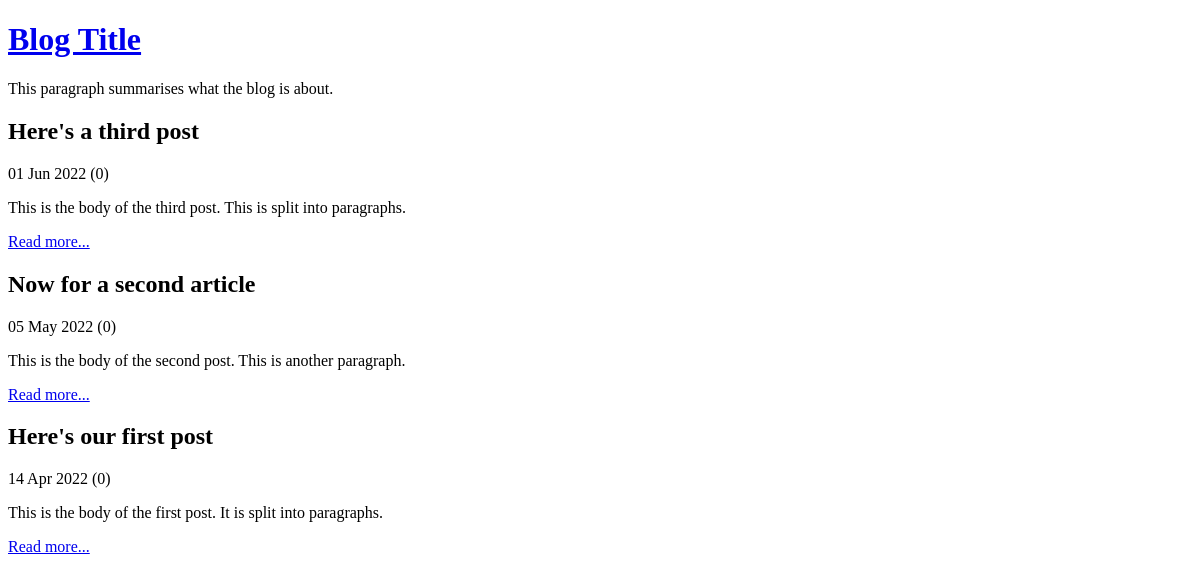
Before: / with the older database file.
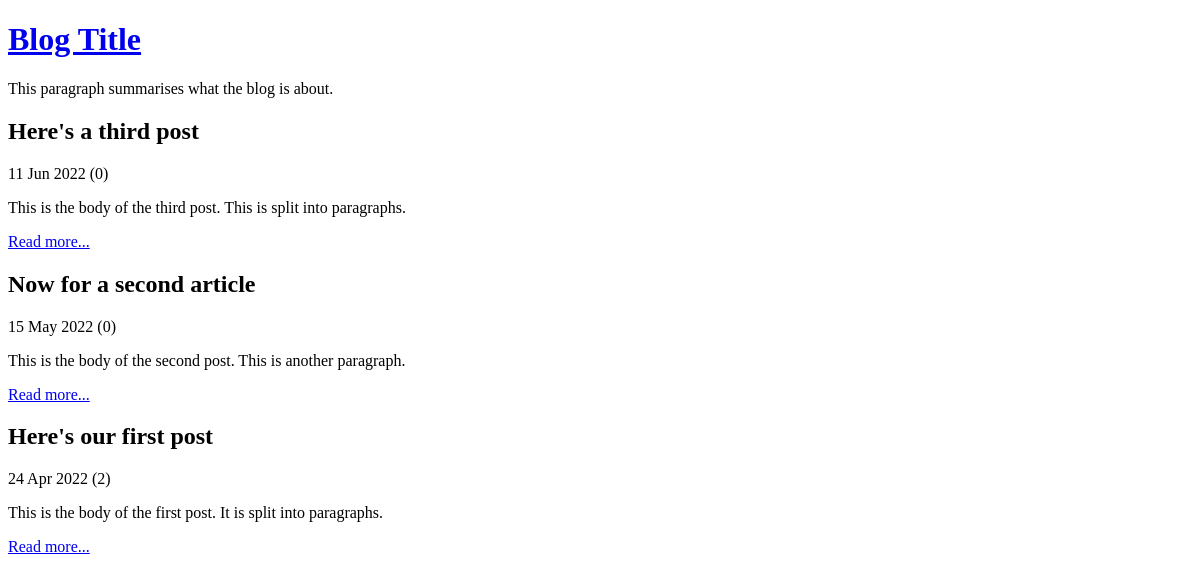
After: the same page with the newer database file.
### tables this page shows
CREATE TABLE post (
    id INTEGER PRIMARY KEY AUTOINCREMENT NOT NULL,
    title VARCHAR NOT NULL,
    body VARCHAR NOT NULL,
    user_id INTEGER NOT NULL,
    created_at VARCHAR NOT NULL,
    updated_at VARCHAR
);

### lib/common.php (called while the page is built, shortened)
<?php
function getRootPath()
{
	return realpath(__DIR__ . '/..');
}
function getDatabasePath()
{
	return getRootPath() . '/data/data.sqlite';
}
function getDsn()
{
	return 'sqlite:' . getDatabasePath();
}
function getPDO()
{
	return new PDO(getDsn());
}
function htmlEscape($html)
{
	return htmlspecialchars($html,ENT_HTML5, 'UTF-8');
}
function convertSqlDate($sqlDate)
{
    $date = DateTime::createFromFormat('Y-m-d', $sqlDate);
    return $date->format('d M Y');
}
function countCommentsForPost($postId)
{
    $pdo = getPDO();
    $sql = "
        SELECT
            COUNT(*) c
        FROM
            comment
        WHERE
            post_id = :post_id
    ";
    $stmt = $pdo->prepare($sql);
    $stmt->execute(
        array('post_id' => $postId, )
    );
    return (int) $stmt->fetchColumn();
}

### index.php (the view, shortened to what this page needs)
<?php
require_once 'lib/common.php';
$pdo = getPDO();
$stmt = $pdo->query(
	'SELECT
	id, title, created_at, body
	FROM
	post
	ORDER BY
	created_at DESC'
);
?>
<!DOCTYPE html>
<html>
    <head>
    </head>
    <body>
	<?php require 'templates/title.php'?>
	<?php while ($row = $stmt->fetch(PDO::FETCH_ASSOC)): ?>
	    <h2>
		<?php echo htmlEscape($row['title']) ?>
	    </h2>
	    <div>
		<?php echo convertSqlDate($row['created_at'])?>
		(<?php echo countCommentsForPost($row['id']) ?>)
	    </div>
	    <p>
		<?php echo htmlEscape($row['body']) ?>
	    </p>
	    <p>
	    <a href="view-post.php?post_id=<?php echo $row['id'] ?>" >
		Read more...
	</a>
	    </p>
	<?php endwhile ?>
    </body>
</html>

### templates/title.php
<a href="index.php">
	<h1> Blog Title </h1>
</a>
<p>This paragraph summarises what the blog is about.</p>

Changed rows visible on the page:
changed post "Here's a third post": created_at "01 Jun 2022" → "11 Jun 2022"
changed post "Now for a second article": created_at "05 May 2022" → "15 May 2022"
changed post "Here's our first post": created_at "14 Apr 2022" → "24 Apr 2022"; id "0" → "2"
